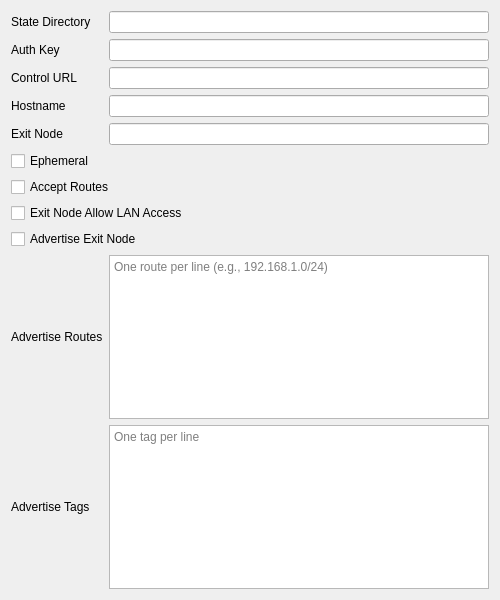
<?xml version="1.0" encoding="UTF-8"?>
<ui version="4.0">
 <class>EditTailscale</class>
 <widget class="QWidget" name="EditTailscale">
  <property name="geometry">
   <rect>
    <x>0</x>
    <y>0</y>
    <width>500</width>
    <height>600</height>
   </rect>
  </property>
  <property name="windowTitle">
   <string notr="true"/>
  </property>
  <layout class="QGridLayout" name="gridLayout">
   <item row="0" column="0">
    <widget class="QLabel" name="state_directory_l">
     <property name="text">
      <string>State Directory</string>
     </property>
    </widget>
   </item>
   <item row="0" column="1">
    <widget class="MyLineEdit" name="state_directory"/>
   </item>
   <item row="1" column="0">
    <widget class="QLabel" name="auth_key_l">
     <property name="text">
      <string>Auth Key</string>
     </property>
    </widget>
   </item>
   <item row="1" column="1">
    <widget class="MyLineEdit" name="auth_key"/>
   </item>
   <item row="2" column="0">
    <widget class="QLabel" name="control_url_l">
     <property name="text">
      <string>Control URL</string>
     </property>
    </widget>
   </item>
   <item row="2" column="1">
    <widget class="MyLineEdit" name="control_url"/>
   </item>
   <item row="3" column="0">
    <widget class="QLabel" name="hostname_l">
     <property name="text">
      <string>Hostname</string>
     </property>
    </widget>
   </item>
   <item row="3" column="1">
    <widget class="MyLineEdit" name="hostname"/>
   </item>
   <item row="4" column="0">
    <widget class="QLabel" name="exit_node_l">
     <property name="text">
      <string>Exit Node</string>
     </property>
    </widget>
   </item>
   <item row="4" column="1">
    <widget class="MyLineEdit" name="exit_node"/>
   </item>
   <item row="5" column="0" colspan="2">
    <widget class="QCheckBox" name="ephemeral">
     <property name="text">
      <string>Ephemeral</string>
     </property>
    </widget>
   </item>
   <item row="6" column="0" colspan="2">
    <widget class="QCheckBox" name="accept_routes">
     <property name="text">
      <string>Accept Routes</string>
     </property>
    </widget>
   </item>
   <item row="7" column="0" colspan="2">
    <widget class="QCheckBox" name="exit_node_allow_lan_access">
     <property name="text">
      <string>Exit Node Allow LAN Access</string>
     </property>
    </widget>
   </item>
   <item row="8" column="0" colspan="2">
    <widget class="QCheckBox" name="advertise_exit_node">
     <property name="text">
      <string>Advertise Exit Node</string>
     </property>
    </widget>
   </item>
   <item row="9" column="0">
    <widget class="QLabel" name="advertise_routes_l">
     <property name="text">
      <string>Advertise Routes</string>
     </property>
    </widget>
   </item>
   <item row="9" column="1">
    <widget class="QTextEdit" name="advertise_routes">
     <property name="placeholderText">
      <string>One route per line (e.g., 192.168.1.0/24)</string>
     </property>
    </widget>
   </item>
   <item row="10" column="0">
    <widget class="QLabel" name="advertise_tags_l">
     <property name="text">
      <string>Advertise Tags</string>
     </property>
    </widget>
   </item>
   <item row="10" column="1">
    <widget class="QTextEdit" name="advertise_tags">
     <property name="placeholderText">
      <string>One tag per line</string>
     </property>
    </widget>
   </item>
  </layout>
 </widget>
 <customwidgets>
  <customwidget>
   <class>MyLineEdit</class>
   <extends>QLineEdit</extends>
   <header>ui/widget/MyLineEdit.h</header>
  </customwidget>
 </customwidgets>
 <resources/>
 <connections/>
</ui>
